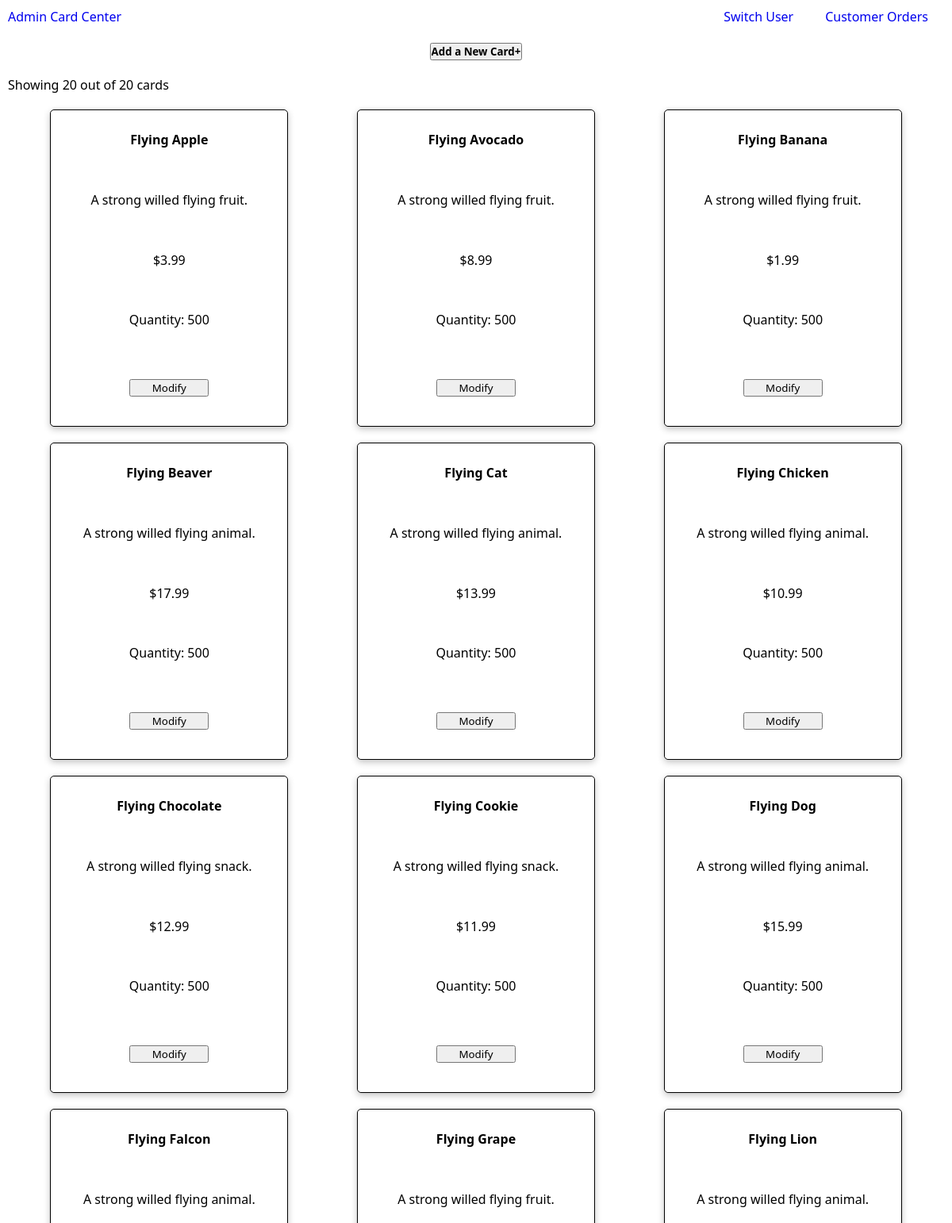
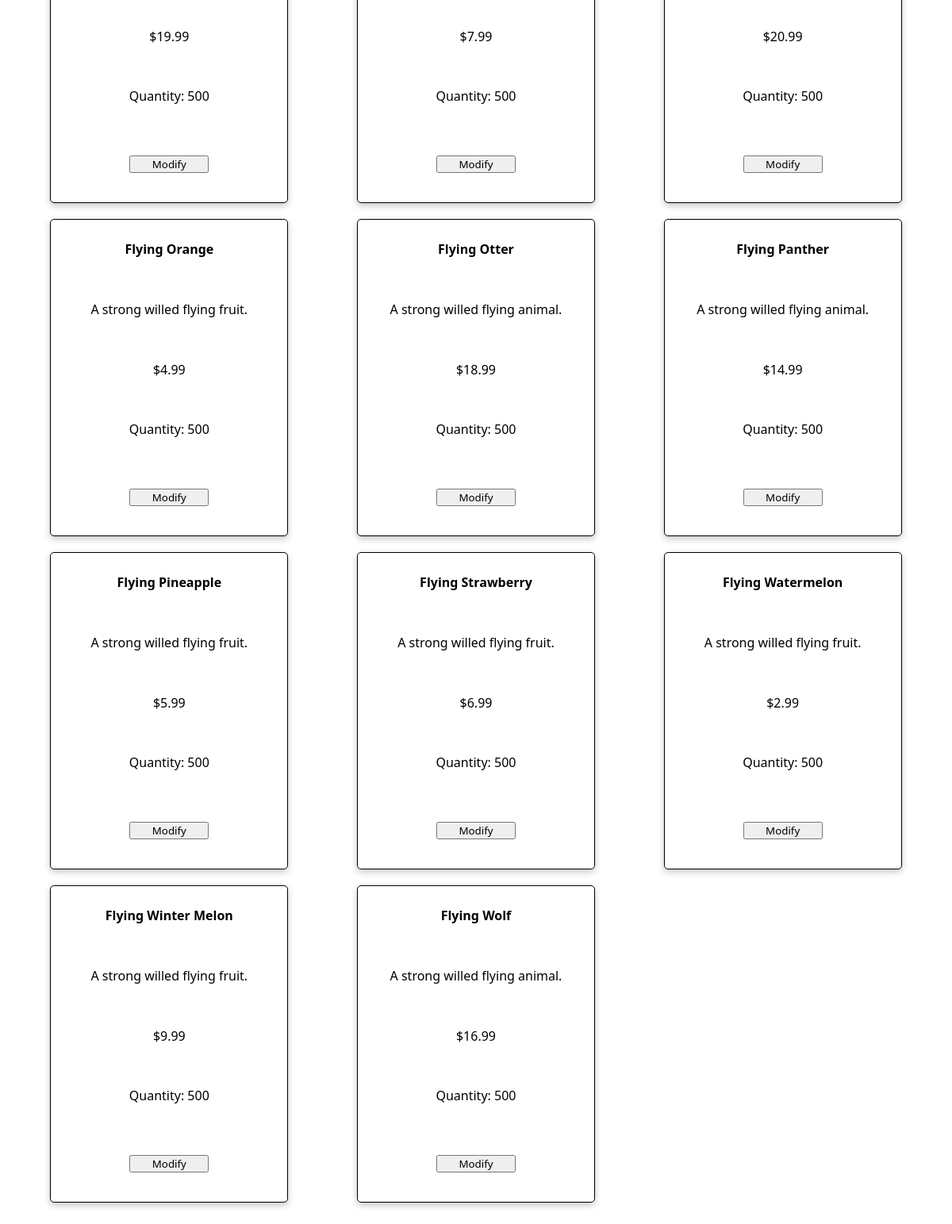
The app's page /admin.php with its own data (2 pictures, top to bottom).
### tables this page shows
CREATE TABLE cards (
    cardID         INT(20)        NOT NULL AUTO_INCREMENT,
    name           VARCHAR(30)    NOT NULL,
    description    VARCHAR(255)   NOT NULL,
    price          FLOAT(10)      NOT NULL,
    quantity       INT(20)        NOT NULL,
 PRIMARY KEY (cardID)
);

### admin.php (the view, shortened to what this page needs)
<?php
require_once ('database.php');
$query = 'SELECT * FROM cards
          ORDER BY name';
$statement = $db->prepare($query);
$statement->execute();
$card_list = $statement->fetchAll();
?>
<!DOCTYPE html>
<html>
<head>
    <link rel="stylesheet" href="./main.css" type="text/css">
</head>
<body>
<header>
    <div class="logo">
        <div>
            <a href="admin.php">Admin Card Center</a>
        </div>
    </div>
    <nav>
        <ul class="nav-links">
            <li><a href="index.php">Switch User</a></li>
            <li><a href="admin_customer_orders.php">Customer Orders</a></li>
        </ul>
    </nav>
</header>
<div class="add-card-content">
    <form action="add_card_view.php" method="post">
        <input type="submit" value="Add a New Card+" class="add-card-btn"><br>
    </form>
</div>
<div class="card-content">
    <p>Showing <?php echo count($card_list)?> out of <?php echo count($card_list)?> cards</p>
    <ul class="cards">
        <?php foreach ($card_list as $card) : ?>
            <li class="card">
                <p class="card-title"><?php echo $card['name'] ?></p>
                <p><?php echo $card['description'] ?></p>
                <p><?php echo "$" . number_format((float) $card['price'], 2, '.', ',') ?></p>
                <p><?php echo "Quantity: " . $card['quantity'] ?></p>
                <form action="card_view.php" method="post">
                    <input type="submit" value="Modify" class="modify-btn"><br>
                </form>
            </li>
        <?php endforeach; ?>
    </ul>
</div>
</body>
</html>

### main.css (style rules this page uses)
* { font-family:'Segoe UI', Tahoma, Geneva, Verdana, sans-serif; padding: 0; margin: 0; box-sizing: border-box; }
li, a { font-size: 16px; text-decoration: none; }
header { display: flex; justify-content: space-between; align-items: center; padding: 10px; height: 1%; }
.logo { display: flex; justify-content: center; cursor: pointer; }
.nav-links { display: flex; list-style: none; }
li { list-style: none; padding: 0px 20px; }
.add-card-content { display: flex; justify-content: center; align-items: center; }
.add-card-btn { margin-top: 10%; font-weight: bold; }
.card-content { margin-top: 10px; padding: 10px; }
.cards { display: grid; justify-items: center; grid-template-columns: repeat(auto-fit, minmax(300px, 1fr)); justify-content: center; padding: 10px; }
.card { display: flex; flex-direction: column; justify-content: space-around; align-items: center; text-align: center; min-width: 300px; min-height: 400px; margin: 10px; border: black 1px solid; border-radius: 5px; box-shadow: rgba(0, 0, 0, 0.24) 0px 3px 8px; }
.card-title { font-weight: bold; }
.modify-btn, .delete-btn, .confirm-add-btn { width: 100px; margin-top: 10%; margin-bottom: 10%; }

### records on screen
cards: name "Flying Apple", description "A strong willed flying fruit.", price "3.99", quantity "500"
cards: name "Flying Avocado", description "A strong willed flying fruit.", price "8.99", quantity "500"
cards: name "Flying Banana", description "A strong willed flying fruit.", price "1.99", quantity "500"
cards: name "Flying Beaver", description "A strong willed flying animal.", price "17.99", quantity "500"
cards: name "Flying Cat", description "A strong willed flying animal.", price "13.99", quantity "500"
cards: name "Flying Chicken", description "A strong willed flying animal.", price "10.99", quantity "500"
cards: name "Flying Chocolate", description "A strong willed flying snack.", price "12.99", quantity "500"
cards: name "Flying Cookie", description "A strong willed flying snack.", price "11.99", quantity "500"
cards: name "Flying Dog", description "A strong willed flying animal.", price "15.99", quantity "500"
cards: name "Flying Falcon", description "A strong willed flying animal.", price "19.99", quantity "500"
cards: name "Flying Grape", description "A strong willed flying fruit.", price "7.99", quantity "500"
cards: name "Flying Lion", description "A strong willed flying animal.", price "20.99", quantity "500"
cards: name "Flying Orange", description "A strong willed flying fruit.", price "4.99", quantity "500"
cards: name "Flying Otter", description "A strong willed flying animal.", price "18.99", quantity "500"
cards: name "Flying Panther", description "A strong willed flying animal.", price "14.99", quantity "500"
cards: name "Flying Pineapple", description "A strong willed flying fruit.", price "5.99", quantity "500"
cards: name "Flying Strawberry", description "A strong willed flying fruit.", price "6.99", quantity "500"
cards: name "Flying Watermelon", description "A strong willed flying fruit.", price "2.99", quantity "500"
cards: name "Flying Winter Melon", description "A strong willed flying fruit.", price "9.99", quantity "500"
cards: name "Flying Wolf", description "A strong willed flying animal.", price "16.99", quantity "500"

### other values on screen
count($card_list) "20"
